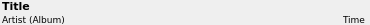
<?xml version="1.0" encoding="UTF-8"?>
<ui version="4.0">
 <class>PlaylistEntryBig</class>
 <widget class="QFrame" name="PlaylistEntryBig">
  <property name="geometry">
   <rect>
    <x>0</x>
    <y>0</y>
    <width>370</width>
    <height>25</height>
   </rect>
  </property>
  <property name="sizePolicy">
   <sizepolicy hsizetype="MinimumExpanding" vsizetype="Preferred">
    <horstretch>0</horstretch>
    <verstretch>0</verstretch>
   </sizepolicy>
  </property>
  <property name="minimumSize">
   <size>
    <width>0</width>
    <height>0</height>
   </size>
  </property>
  <property name="maximumSize">
   <size>
    <width>800</width>
    <height>500</height>
   </size>
  </property>
  <property name="font">
   <font>
    <pointsize>8</pointsize>
   </font>
  </property>
  <property name="windowTitle">
   <string>PlaylistEntryBig</string>
  </property>
  <property name="frameShape">
   <enum>QFrame::Box</enum>
  </property>
  <property name="frameShadow">
   <enum>QFrame::Plain</enum>
  </property>
  <property name="lineWidth">
   <number>0</number>
  </property>
  <property name="midLineWidth">
   <number>0</number>
  </property>
  <layout class="QGridLayout" name="gridLayout">
   <property name="leftMargin">
    <number>2</number>
   </property>
   <property name="topMargin">
    <number>0</number>
   </property>
   <property name="rightMargin">
    <number>5</number>
   </property>
   <property name="bottomMargin">
    <number>0</number>
   </property>
   <property name="spacing">
    <number>2</number>
   </property>
   <item row="0" column="0" colspan="5">
    <widget class="QLabel" name="lab_title">
     <property name="minimumSize">
      <size>
       <width>20</width>
       <height>10</height>
      </size>
     </property>
     <property name="maximumSize">
      <size>
       <width>5000</width>
       <height>18</height>
      </size>
     </property>
     <property name="font">
      <font>
       <family>DejaVu Sans</family>
       <pointsize>8</pointsize>
       <weight>75</weight>
       <bold>true</bold>
      </font>
     </property>
     <property name="lineWidth">
      <number>0</number>
     </property>
     <property name="text">
      <string>Title</string>
     </property>
     <property name="alignment">
      <set>Qt::AlignBottom|Qt::AlignLeading|Qt::AlignLeft</set>
     </property>
     <property name="wordWrap">
      <bool>false</bool>
     </property>
    </widget>
   </item>
   <item row="1" column="0">
    <widget class="QLabel" name="lab_artist">
     <property name="sizePolicy">
      <sizepolicy hsizetype="Maximum" vsizetype="Preferred">
       <horstretch>0</horstretch>
       <verstretch>0</verstretch>
      </sizepolicy>
     </property>
     <property name="minimumSize">
      <size>
       <width>0</width>
       <height>0</height>
      </size>
     </property>
     <property name="maximumSize">
      <size>
       <width>16777215</width>
       <height>10</height>
      </size>
     </property>
     <property name="font">
      <font>
       <family>DejaVu Sans</family>
       <pointsize>7</pointsize>
       <weight>50</weight>
       <italic>false</italic>
       <bold>false</bold>
      </font>
     </property>
     <property name="text">
      <string>Artist</string>
     </property>
    </widget>
   </item>
   <item row="1" column="1">
    <widget class="QLabel" name="lab_album">
     <property name="sizePolicy">
      <sizepolicy hsizetype="Maximum" vsizetype="Preferred">
       <horstretch>0</horstretch>
       <verstretch>0</verstretch>
      </sizepolicy>
     </property>
     <property name="minimumSize">
      <size>
       <width>0</width>
       <height>0</height>
      </size>
     </property>
     <property name="maximumSize">
      <size>
       <width>16777215</width>
       <height>10</height>
      </size>
     </property>
     <property name="font">
      <font>
       <family>DejaVu Sans</family>
       <pointsize>7</pointsize>
       <weight>50</weight>
       <italic>false</italic>
       <bold>false</bold>
      </font>
     </property>
     <property name="text">
      <string>(Album)</string>
     </property>
    </widget>
   </item>
   <item row="1" column="2" colspan="2">
    <spacer name="horizontalSpacer">
     <property name="orientation">
      <enum>Qt::Horizontal</enum>
     </property>
     <property name="sizeType">
      <enum>QSizePolicy::MinimumExpanding</enum>
     </property>
     <property name="sizeHint" stdset="0">
      <size>
       <width>40</width>
       <height>10</height>
      </size>
     </property>
    </spacer>
   </item>
   <item row="1" column="4">
    <widget class="QLabel" name="lab_time">
     <property name="sizePolicy">
      <sizepolicy hsizetype="Maximum" vsizetype="Preferred">
       <horstretch>0</horstretch>
       <verstretch>0</verstretch>
      </sizepolicy>
     </property>
     <property name="minimumSize">
      <size>
       <width>0</width>
       <height>0</height>
      </size>
     </property>
     <property name="maximumSize">
      <size>
       <width>16777215</width>
       <height>10</height>
      </size>
     </property>
     <property name="font">
      <font>
       <family>DejaVu Sans</family>
       <pointsize>7</pointsize>
       <weight>50</weight>
       <italic>false</italic>
       <bold>false</bold>
      </font>
     </property>
     <property name="text">
      <string>Time</string>
     </property>
     <property name="alignment">
      <set>Qt::AlignRight|Qt::AlignTrailing|Qt::AlignVCenter</set>
     </property>
    </widget>
   </item>
  </layout>
 </widget>
 <resources/>
 <connections/>
</ui>
